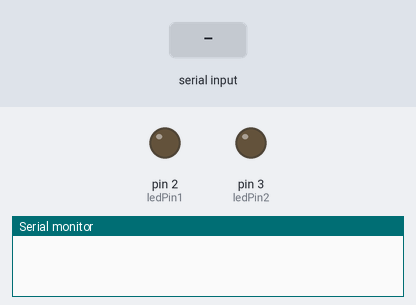
Simulated run of this sketch. Board: Arduino Uno, built with avr-gcc and run on an emulated ATmega328P. Shown: output pins drawn as LEDs (lit = HIGH), the last lines printed to the serial monitor. Inputs (shaded band) come from the test bench.

Above: at 1.2 s.
1.3 s: "1" received over Serial
At 2.1 s:
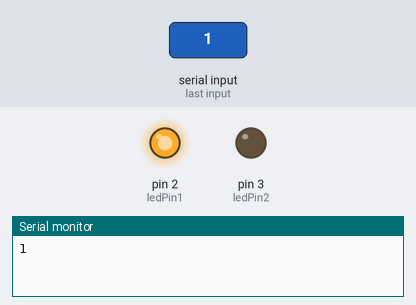
2.8 s: "2" received over Serial
At 3.3 s:
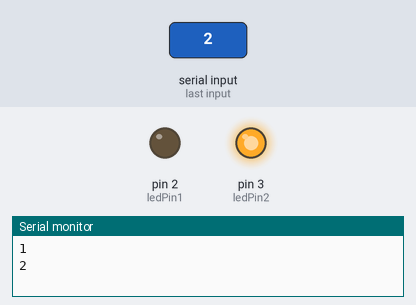
Timing chart, 0 to 5.8 s (numbered marks = the images above; inputs shaded):
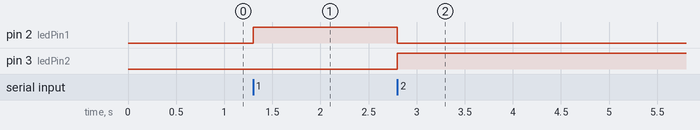

The sketch:

arduinoassesment.ino
```cpp
const int ledPin1 = 2; // LED connected to pin D12
const int ledPin2 = 3; // LED connected to pin D11

void setup() {
  Serial.begin(9600); // Set baud rate to match Processing
  pinMode(ledPin1, OUTPUT); // Set D12 as an output
  pinMode(ledPin2, OUTPUT); // Set D11 as an output
}

void loop() {
  if (Serial.available() > 0) { // Check if data is available
    char incomingChar = Serial.read(); // Read the incoming byte
    Serial.println(incomingChar); // Print received value for debugging

    // Control LEDs based on received number
    if (incomingChar == '1') {
      digitalWrite(ledPin1, HIGH);  // Turn on LED at D12
      digitalWrite(ledPin2, LOW);   // Turn off LED at D11
    } else if (incomingChar == '2') {
      digitalWrite(ledPin1, LOW);   // Turn off LED at D12
      digitalWrite(ledPin2, HIGH);  // Turn on LED at D11
    } else {
      digitalWrite(ledPin2, HIGH);
    }
  }
}
```

Measured:
- after the input at 1.3 s, pin 2 (ledPin1): LOW → HIGH at once
- after the input at 2.8 s, pin 2 (ledPin1): HIGH → LOW at once; pin 3 (ledPin2): LOW → HIGH at once
